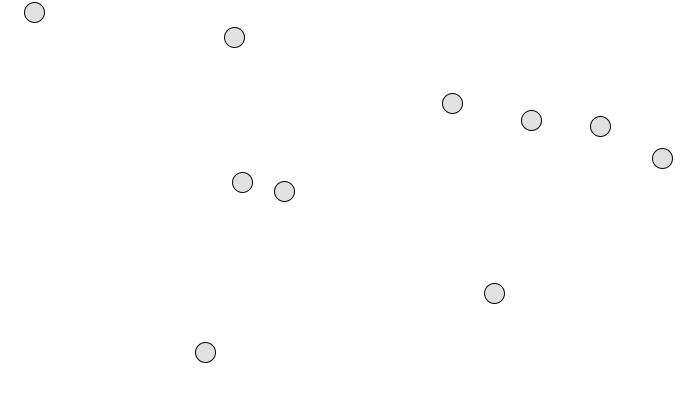
Frame 1 (no input)
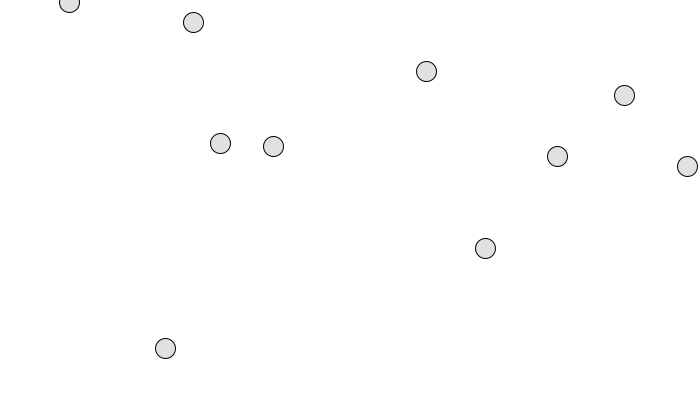
Frame 60 (the mouse pressed at the canvas centre just before this capture)
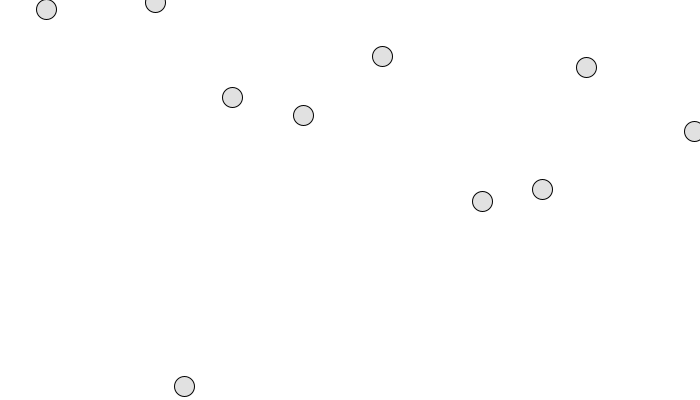
Frame 120 (the mouse held since frame 60 and released just before this capture)

The Processing sketch that drew these frames (run headless with seeded random() and noise(); from frame 60 on, the mouse is pressed at the canvas centre):

// Processing sketch: ecosystem_2
// ── ecosystem_2.pde
Mover[] fishies = new Mover[10];
ArrayList<Attractor> food;

void setup() {
  size(700, 400);
  smooth();
  noiseDetail(5);
  noiseSeed(millis() + second() + minute());

  background(255);

  for (int i = 0; i < fishies.length; i++) {
    fishies[i] = new Mover(1);
  }

  food = new ArrayList();
}

void draw() {
  background(255);

  for (int i = 0; i < fishies.length; i++) {
    for (int j = 0; j < food.size(); j++) {
      Attractor feed = (Attractor)food.get(j);
      PVector attraction = feed.attract(fishies[i]);
      println(attraction.x + " " + attraction.y);
      fishies[i].applyForce(attraction);
    }

    fishies[i].update();
    fishies[i].display();
  }

  for (int i = 0; i < food.size(); i++) {
    Attractor feed = (Attractor)food.get(i);
    feed.update();
    feed.display();
  }
}

void mouseClicked() {
  food.add(new Attractor(new PVector(mouseX, mouseY)));
}


// ── Attractor.pde
class Attractor {
  PVector location;
  PVector velocity;
  PVector acceleration;
  float mass;
  float topSpeed = 2;
  
  Attractor(PVector _location) {
    location = _location;
    velocity = new PVector(0, 0);
    acceleration = new PVector(0, 0.005);
    mass = 50;
  }
  
  void update() {
    velocity.add(acceleration);
    velocity.limit(topSpeed);
    location.add(velocity);
    checkEdges();
  }
  
  PVector attract(Mover m) {
    float G = 10000;
    
    PVector force = PVector.sub(location, m.location);
    float distance = force.mag();
    distance = constrain(distance, 5, 500);
    force.normalize();
    
    float strength = (G * mass * m.mass) / (distance * distance);
    force.mult(strength);
    
    return force; 
  }
  
  void applyForce(PVector force) {
    PVector f = PVector.div(force, mass);
    acceleration.add(f);
  }
  
  void checkEdges() {
    float halfSize = mass * 0.25;
    float bounceBack = 0;

    if (location.x + halfSize > width) {
      location.x = width - halfSize;
      velocity.x *= -bounceBack;
    } else if (location.x - halfSize < 0) {
      velocity.x *= -bounceBack;
      location.x = halfSize;
    }

    if (location.y + halfSize > height) {
      location.y = height - halfSize;
      velocity.y *= -bounceBack;
    } else if (location.y - halfSize < 0) {
      velocity.y *= -bounceBack;
      location.y = halfSize;
    }
  }
  
  void display() {
    fill(66);
    noStroke();
    ellipse(location.x, location.y, mass * 0.5, mass * 0.5);
  }
}

// ── Fish.pde
class Mover {
  PVector location;
  PVector velocity;
  PVector acceleration;
  PVector bias;
  float xOff, yOff;
  float topSpeed;
  float mass;
  
  Mover(float _mass) {
    location = new PVector(random(0, width), random(0, height));
    velocity = new PVector(0, 0);
    bias = new PVector(-0.5, -0.5);
    xOff = random(0, 1000);
    yOff = random(1000, 2000);
    topSpeed = 0.8;
    mass = _mass;
  }
  
  void update() {
    acceleration = new PVector(noise(xOff), noise(yOff));
    acceleration.add(bias);
    // this is here because perlin noise returns 0 - 1
    // which creates south-easterly motion
    
    velocity.add(acceleration);
    velocity.limit(topSpeed);
    location.add(velocity);
    checkEdges();
    
    xOff += 0.01;
    yOff += 0.01;
  }
  
  void applyForce(PVector force) {
    PVector f = PVector.div(force, mass);
    acceleration.add(f);
  }
  
  void checkEdges() {
    float halfSize = mass * 5 * 0.5;
    float bounceBack = 1;

    if (location.x + halfSize > width) {
      location.x = width - halfSize;
      velocity.x *= -bounceBack;
    } else if (location.x - halfSize < 0) {
      velocity.x *= -bounceBack;
      location.x = halfSize;
    }

    if (location.y + halfSize > height) {
      location.y = height - halfSize;
      velocity.y *= -bounceBack;
    } else if (location.y - halfSize < 0) {
      velocity.y *= -bounceBack;
      location.y = halfSize;
    }
  }
  
  void display() {
    stroke(0);
    fill(0, 30);
    ellipse(location.x, location.y, 20, 20);
  }
}
